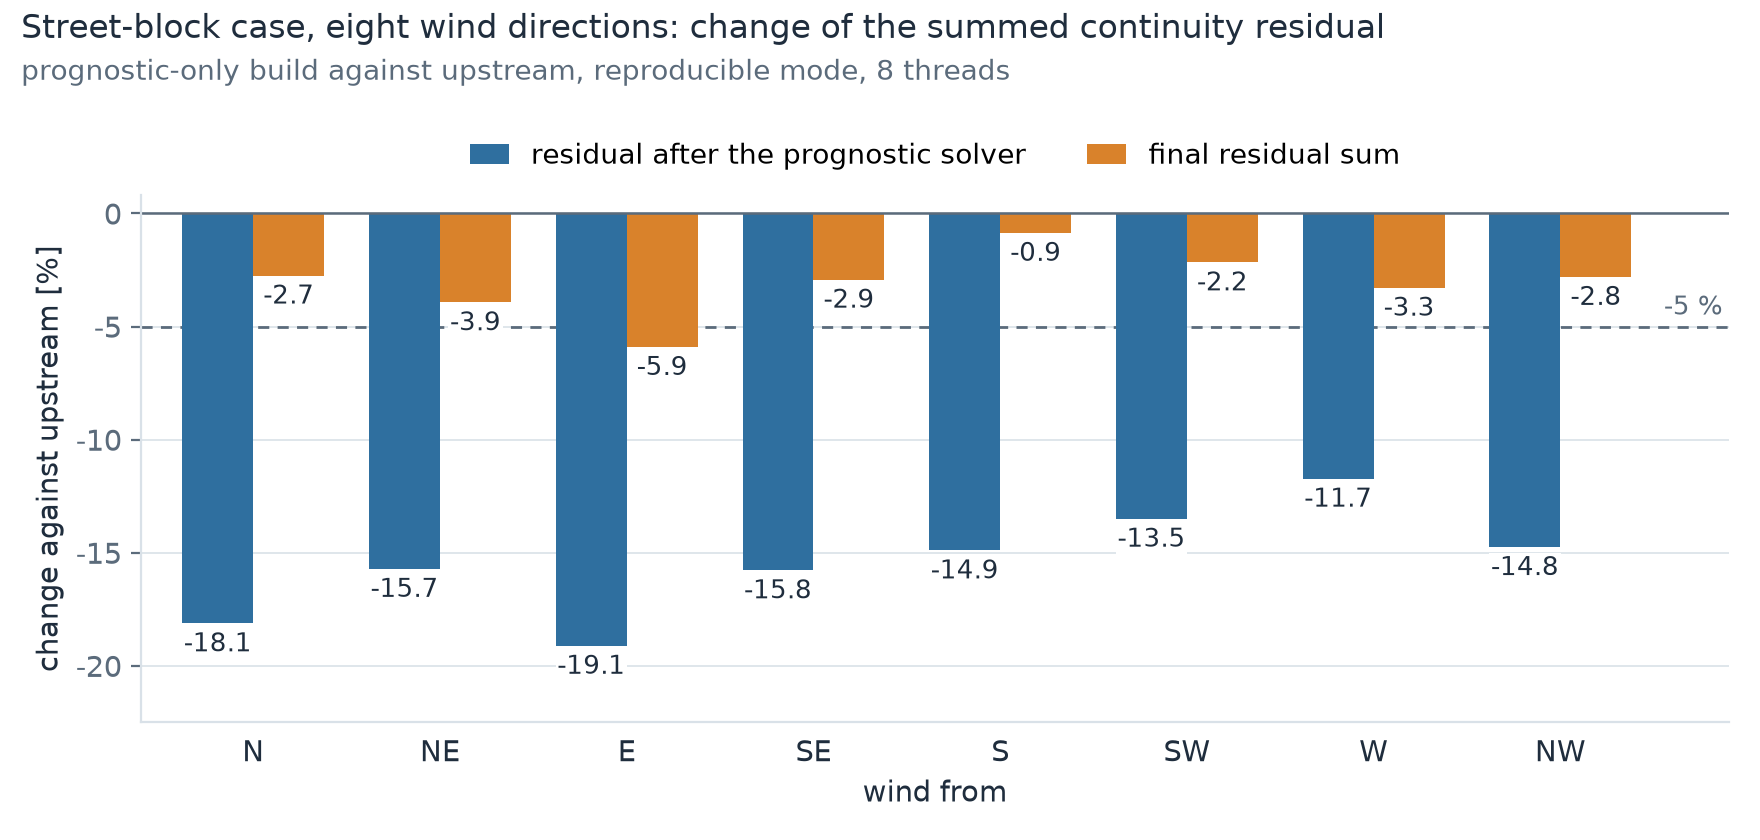

Write the Python code that produced this figure.
"""Figure for the #81 description, bullet "Eight wind directions on the street-block case".

Change of the summed continuity residual, prognostic-only build against upstream, for
the eight wind directions: after the prognostic solver and the final sum. Reads the
analysis output of the gap-fix job, writes the PNG and a JSON with the plotted numbers
next to this script.
Run with a Python with Matplotlib (Matplotlib).
"""
import json
from pathlib import Path

import matplotlib
matplotlib.use('Agg')
import matplotlib.pyplot as plt  # noqa: E402
import numpy as np  # noqa: E402

JOB = Path(r'<job folder>')
SOURCE = JOB / 'gapfix/cpu/t4/t4_results.json'
OUT = Path(__file__).resolve().parent
NAME = 'pr81_wind_directions'
COMPASS = ['N', 'NE', 'E', 'SE', 'S', 'SW', 'W', 'NW']
# Test A table of gapfix/cpu/t4/t4_results.md, one decimal: (after the prognostic solver, final sum)
TABLE = {'W': (-11.7, -3.3), 'E': (-19.1, -5.9), 'N': (-18.1, -2.7), 'S': (-14.9, -0.9),
         'SW': (-13.5, -2.2), 'NW': (-14.8, -2.8), 'NE': (-15.7, -3.9), 'SE': (-15.8, -2.9)}
# ranges as printed in the live #81 description
TEXT_RANGE = {'after_prognostic_solver': (-19.1, -11.7), 'final_sum': (-5.9, -0.9)}

INK, MUTED, GRID = '#1f2d3d', '#5b6b7b', '#d9e1e8'
BLUE, ORANGE = '#2f6f9f', '#d9822b'
plt.rcParams.update({'font.family': 'DejaVu Sans', 'font.size': 10.5, 'axes.edgecolor': GRID,
                     'axes.labelcolor': INK, 'xtick.color': INK, 'ytick.color': MUTED,
                     'axes.spines.top': False, 'axes.spines.right': False,
                     'axes.unicode_minus': False})


def main():
    dirs = json.loads(SOURCE.read_text(encoding='utf8'))['directions']
    assert set(dirs) == set(COMPASS), sorted(dirs)
    prog = {d: dirs[d]['pexit_pct'] for d in COMPASS}
    final = {d: dirs[d]['dexit_sum_pct'] for d in COMPASS}
    for d in COMPASS:
        assert (round(prog[d], 1), round(final[d], 1)) == TABLE[d], (d, prog[d], final[d])
    got = {'after_prognostic_solver': (round(min(prog.values()), 1), round(max(prog.values()), 1)),
           'final_sum': (round(min(final.values()), 1), round(max(final.values()), 1))}
    assert got == TEXT_RANGE, got
    beyond5 = [d for d in COMPASS if round(final[d], 1) < -5.0]
    assert beyond5 == ['E'], beyond5  # "only the east wind is beyond 5 %"

    fig, ax = plt.subplots(figsize=(8.8, 4.2))
    x = np.arange(len(COMPASS))
    w = 0.38
    b1 = ax.bar(x - w / 2, [prog[d] for d in COMPASS], w, color=BLUE, label='residual after the prognostic solver')
    b2 = ax.bar(x + w / 2, [final[d] for d in COMPASS], w, color=ORANGE, label='final residual sum')
    for bars in (b1, b2):
        for r in bars:
            v = r.get_height()
            ax.text(r.get_x() + r.get_width() / 2, v - 0.35, f'{v:.1f}', ha='center', va='top', fontsize=9.5, color=INK,
                    bbox=dict(facecolor='white', edgecolor='none', pad=0.6), zorder=4)
    ax.axhline(0, color=MUTED, lw=0.9)
    ax.axhline(-5, color=MUTED, lw=1.0, ls=(0, (4, 3)), zorder=0.9)  # behind the bars
    ax.text(len(COMPASS) - 0.13, -4.75, '-5 %', va='bottom', ha='right', fontsize=9.5, color=MUTED)
    ax.set_xticks(x, COMPASS)
    ax.tick_params(axis='x', length=0, pad=6)
    ax.set_xlim(-0.6, len(COMPASS) - 0.1)
    ax.set_ylim(-22.5, 0.8)
    ax.set_yticks([0, -5, -10, -15, -20])
    ax.set_xlabel('wind from')
    ax.set_ylabel('change against upstream [%]')
    ax.grid(axis='y', color=GRID, lw=0.6)
    ax.set_axisbelow(True)
    ax.legend(loc='lower center', bbox_to_anchor=(0.5, 1.0), ncol=2, fontsize=10, frameon=False,
              handlelength=1.4, columnspacing=2.2)
    fig.suptitle('Street-block case, eight wind directions: change of the summed continuity residual',
                 x=0.012, y=0.985, ha='left', color=INK, fontsize=12)
    fig.text(0.012, 0.905, 'prognostic-only build against upstream, reproducible mode, 8 threads',
             ha='left', color=MUTED, fontsize=10)
    fig.tight_layout(rect=(0, 0, 1, 0.96))
    fig.savefig(OUT / f'{NAME}.png', dpi=200, facecolor='white')
    plt.close(fig)

    record = {
        'figure': f'{NAME}.png',
        'quantity': 'change of the summed continuity residual in percent, build with the plus at the prognostic '
                    'line (e8e110a + instrumentation) against upstream (9d819a7 + instrumentation); '
                    'fields "pexit_pct" and "dexit_sum_pct" of "directions" in the source file',
        'source': str(SOURCE).replace('\\', '/'),
        'table_with_the_same_numbers': str(SOURCE.with_suffix('.md')).replace('\\', '/') + ' (Test A)',
        'directions_left_to_right': COMPASS,
        'plotted': {d: {'wind_from_deg': dirs[d]['deg'],
                        'after_prognostic_solver_pct': prog[d], 'after_prognostic_solver_label': f'{prog[d]:.1f}',
                        'final_sum_pct': final[d], 'final_sum_label': f'{final[d]:.1f}'} for d in COMPASS},
        'reference_line_pct': -5,
        'range_check_against_the_description': {
            k: {'text': list(TEXT_RANGE[k]), 'plotted_min_max': list(got[k]), 'agree': True} for k in TEXT_RANGE},
        'final_sum_beyond_5_pct': beyond5,
    }
    (OUT / f'{NAME}.json').write_text(json.dumps(record, indent=1), encoding='utf8')
    print('wrote', NAME, {d: (f'{prog[d]:.1f}', f'{final[d]:.1f}') for d in COMPASS})


if __name__ == '__main__':
    main()
